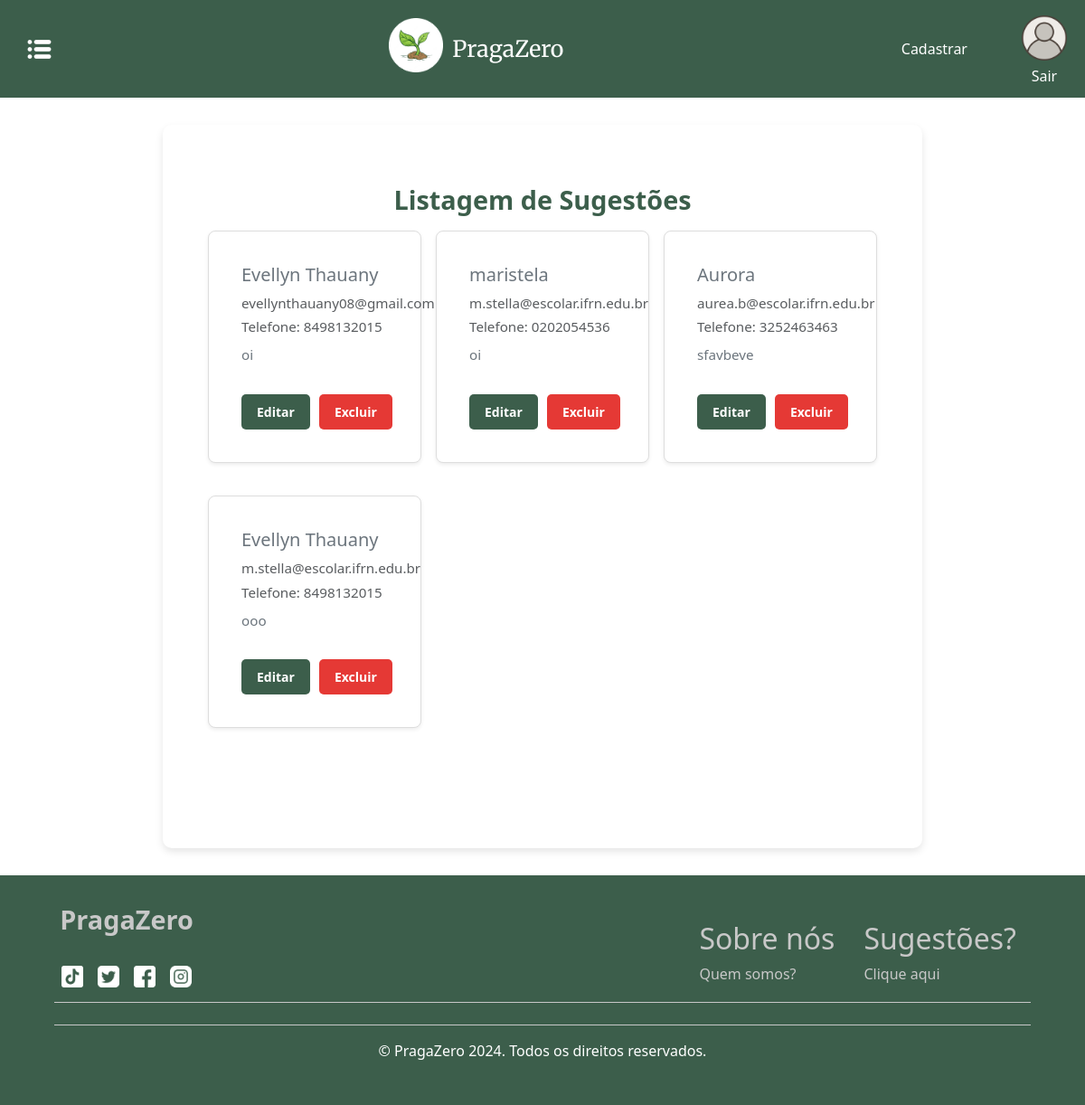
The app's page /listagem_sugestoes/ (signed in) with its own data.
### agro/models.py (models this page shows, shortened)
class Sugestao(models.Model):
    nome = models.CharField(max_length=100)
    email = models.EmailField()
    telefone = models.CharField(max_length=15, blank=True, null=True)
    sugestao = models.TextField()

### agro/views.py (the view)
# urls.py: path('listagem_sugestoes/', listar_sugestoes, name='listar_sugestoes'),
def listar_sugestoes(request):
    contato = Sugestao.objects.all()  # Recupera todas as sugestões
    return render(request, 'listagem_sugestoes.html', {'contato': contato, 'messages': messages.get_messages(request)})

### agro/templates/listagem_sugestoes.html (shortened to what this page needs)
{% extends 'base.html' %}
{% load static %}
{% block main %}
<link rel="stylesheet" href="{% static 'css/style.css' %}" />
<div >
    <div class="main">
        <div class="row">
            <div class="col">
                <h1 class="my-3 text-center">Listagem de Sugestões</h1>
                {% if contato %}
                    <div class="row row-cols-1 row-cols-md-2 row-cols-lg-3 g-3">
                        {% for cont in contato %}
                        <div class="col">
                            <div class="card shadow-sm">
                                <div class="card-body d-flex flex-column">
                                    <div class="d-flex justify-content-between">
                                        <div>
                                            <h2 class="h5 text-secondary">{{ cont.nome }}</h2>
                                            <p class="text-muted mb-1">{{ cont.email }}</p>
                                            <span class="text-muted">Telefone: {{ cont.telefone }}</span>
                                        </div>
                                    </div>
                                    <p class="mt-2 text-secondary">{{ cont.sugestao }}</p>
                                    <div class="mt-3 d-flex">
                                        <a class="btn btn-edit" href="{% url 'agro:editar_sugestao' cont.pk %}">
                                            Editar
                                        </a>
                                        <button class="btn btn-delete" type="button" data-bs-toggle="modal" data-bs-target="#exampleModal-{{ cont.pk }}">
                                            Excluir
                                        </button>
                                    </div>
                                </div>
                            </div>
                        </div>
                        {% endfor %}
                    </div>
                {% else %}
                    <p class="text-muted text-center">Nenhuma sugestão encontrada.</p>
                {% endif %}
            </div>
        </div>
    </div>
</div>
{% endblock %}

### static/css/style.css (style rules this page uses)
html, body { height: 100%; margin: 0; padding: 0; }
.main { height: 100vh; }
* { margin: 0; padding: 0; box-sizing: border-box; }
:root { --primary-color: #007bff; --secondary-color: #C8C8C8; --background-color: #3C5E4B; --hover-color: #0056b3; --text-color: #C8C8C8; }
a { text-decoration: none; }
.card { background-color: #ffffff; border-radius: 10px; box-shadow: 0 0 10px rgba(0, 0, 0, 0.1); margin-bottom: 20px; padding: 20px; }
.card-body { display: flex; flex-direction: column; }
h1, h2 { color: #ffffff; }
p, span { color: #ffffff; }

### agro/templates/listagem_sugestoes.html (style rules this page uses)
.main { max-width: 70%; margin: 30px auto; padding: 50px; background-color: #ffffff; border-radius: 10px; box-shadow: 0px 4px 8px rgba(0, 0, 0, 0.1); text-align: left; position: relative; }
h1 { font-size: 1.8rem; font-weight: bold; color: #3C5E4B; }
.card { border: 1px solid #ddd; border-radius: 8px; }
.card-body { font-size: 0.95rem; }
.btn { font-size: 0.85rem; padding: 6px 12px; }
.btn-edit, .btn-delete { padding: 8px 16px; font-size: 14px; font-weight: bold; border-radius: 5px; transition: background-color 0.3s ease; }
.btn-edit { background-color: #3C5E4B; color: white; margin-right: 5px; }
.btn-delete { background-color: #e53935; color: #fff; margin-left: 5px; }

### records on screen
Sugestao: nome "Evellyn Thauany", email "evellynthauany08@gmail.com", telefone "8498132015", sugestao "oi"
Sugestao: nome "maristela", email "m.stella@escolar.ifrn.edu.br", telefone "0202054536", sugestao "oi"
Sugestao: nome "Aurora", email "aurea.b@escolar.ifrn.edu.br", telefone "3252463463", sugestao "sfavbeve"
Sugestao: nome "Evellyn Thauany", email "m.stella@escolar.ifrn.edu.br", telefone "8498132015", sugestao "ooo"
